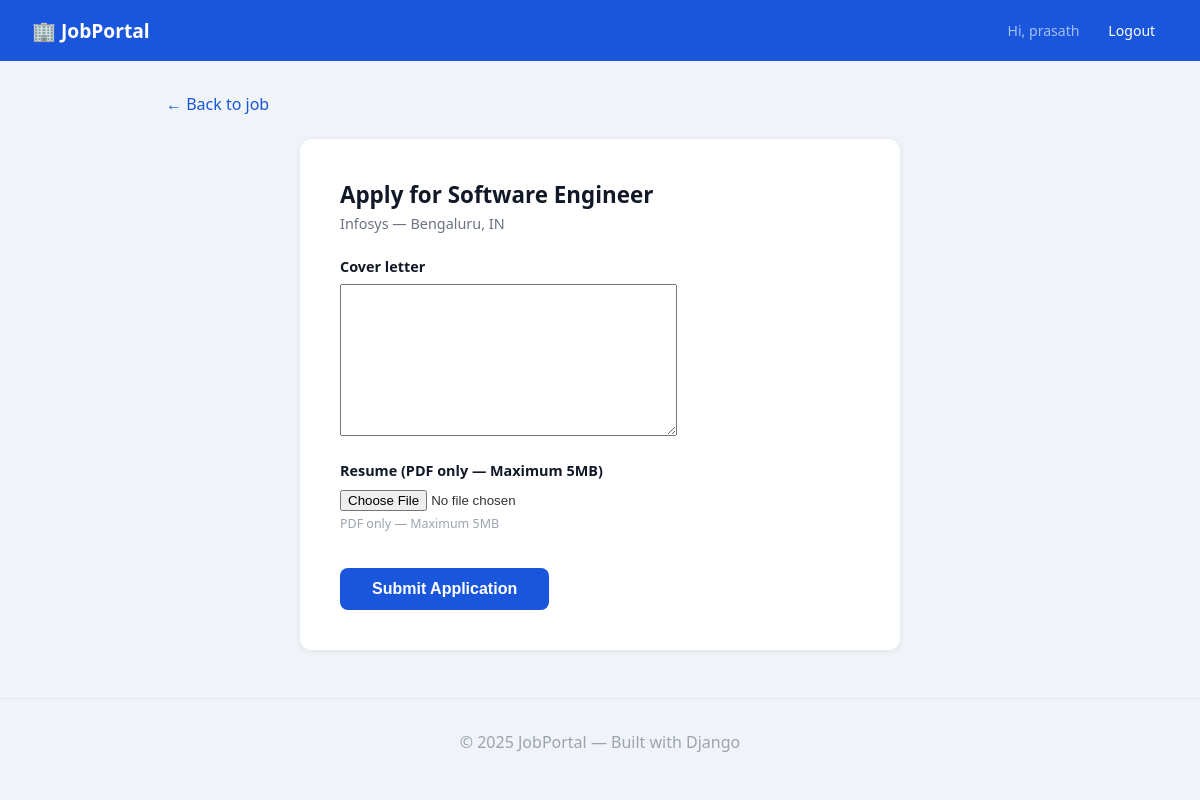
The page /1/apply/ (signed in) on the database its author committed.
### jobs/models.py (models this page shows, shortened)
class Job(models.Model):
    JOB_TYPE_CHOICES = [
        ('full_time',  'Full Time'),
        ('part_time',  'Part Time'),
        ('remote',     'Remote'),
        ('internship', 'Internship'),
    ]
    title           = models.CharField(max_length=200)
    company         = models.CharField(max_length=200)
    location        = models.CharField(max_length=200)
    job_type        = models.CharField(max_length=20, choices=JOB_TYPE_CHOICES, default='full_time')
    description     = models.TextField()
    salary          = models.CharField(max_length=100, blank=True, null=True)
    required_skills = models.CharField(
        max_length=500, blank=True, null=True,
        help_text='Enter comma separated skills e.g. Python, Django, SQL'
    )
    posted_at       = models.DateTimeField(auto_now_add=True)
    class Meta:
        ordering = ['-posted_at']

### jobs/views.py (the view)
# urls.py: path('<int:pk>/apply/', views.apply_job,  name='apply_job'),
@login_required
def apply_job(request, pk):
    job = get_object_or_404(Job, pk=pk)
    if Application.objects.filter(job=job, applicant=request.user).exists():
        messages.warning(request, 'You have already applied for this job.')
        return redirect('jobs:job_detail', pk=pk)
    if request.method == 'POST':
        form = ApplicationForm(request.POST, request.FILES)
        if form.is_valid():
            application           = form.save(commit=False)
            application.job       = job
            application.applicant = request.user
            combined_text = application.cover_letter.lower()
            if 'resume' in request.FILES:
                resume_text = extract_text_from_resume(
                    request.FILES['resume']
                )
                combined_text          += ' ' + resume_text
                application.resume_text = resume_text
            if combined_text.strip():
                score, matched, missing = calculate_match_score(
                    combined_text, job.required_skills
                )
                application.match_score    = score
                application.matched_skills = ', '.join(matched)
                application.missing_skills = ', '.join(missing)
            application.save()
            try:
                send_application_email(application)
            except Exception as e:
                print(f"Email error: {e}")
            messages.success(request, f'Successfully applied for {job.title}!')
            return redirect('jobs:job_detail', pk=pk)
    else:
        form = ApplicationForm()
    return render(request, 'jobs/apply.html', {
        'form': form,
        'job':  job,
    })

### jobs/forms.py (shortened to what this page needs)
class ApplicationForm(forms.ModelForm):
    resume = forms.FileField(
        required=True,
        widget=forms.FileInput(attrs={
            'accept': '.pdf',
        }),
        label='Resume (PDF only — Maximum 5MB)'
    )
    class Meta:
        model = Application
        fields = ['cover_letter', 'resume']

### jobs/templates/jobs/apply.html (shortened to what this page needs)
{% extends "jobs/base.html" %}
{% block content %}
<a href="{% url 'jobs:job_detail' job.pk %}" class="back-link">← Back to job</a>
<div class="apply-card">
    <h2>Apply for {{ job.title }}</h2>
    <p class="sub">{{ job.company }} — {{ job.location }}</p>
    <form method="POST" enctype="multipart/form-data">
        <div class="form-group">
            <label>{{ form.cover_letter.label }}</label>
            {{ form.cover_letter }}
        </div>
        <div class="form-group">
            <label>{{ form.resume.label }}</label>
            {{ form.resume }}
            <p class="file-note">PDF only — Maximum 5MB</p>
        </div>
        <button type="submit" class="submit-btn">Submit Application</button>
    </form>
</div>
{% endblock %}

### jobs/templates/jobs/base.html (shortened to what this page needs)
<!DOCTYPE html>
<html lang="en">
<head>
</head>
<body>
<nav>
    <a href="{% url 'jobs:job_list' %}" class="logo">🏢 JobPortal</a>
    <div class="nav-links">
        {% if user.is_authenticated %}
            <span>Hi, {{ user.username }}</span>
            <a href="{% url 'accounts:logout' %}">Logout</a>
        {% else %}
            <a href="{% url 'accounts:login' %}">Login</a>
            <a href="{% url 'accounts:register' %}" class="register">Register</a>
        {% endif %}
    </div>
</nav>
<div class="container">
    {% block content %}{% endblock %}
</div>
<footer>
    <p>© 2025 JobPortal — Built with Django</p>
</footer>
</body>
</html>

### jobs/templates/jobs/base.html (style rules this page uses)
* { box-sizing: border-box; margin: 0; padding: 0; }
body { font-family: 'Segoe UI', sans-serif; background: #f0f4f8; color: #333; }
nav { background: #1a56db; padding: 1rem 2rem; display: flex; justify-content: space-between; align-items: center; }
nav a.logo { color: white; text-decoration: none; font-weight: bold; font-size: 1.2rem; }
.nav-links { display: flex; gap: 1rem; align-items: center; }
.nav-links a { color: white; text-decoration: none; font-size: 0.88rem; padding: 0.3rem 0.8rem; border-radius: 6px; }
.nav-links span { color: #a3bffa; font-size: 0.88rem; }
.container { max-width: 900px; margin: 2rem auto; padding: 0 1rem; }
footer { text-align: center; padding: 2rem; color: #9ca3af; margin-top: 3rem; border-top: 1px solid #e5e7eb; }

### jobs/templates/jobs/apply.html (style rules this page uses)
.back-link { display: inline-block; margin-bottom: 1.5rem; color: #1a56db; text-decoration: none; font-weight: 500; }
.apply-card { background: white; border-radius: 12px; padding: 2.5rem; max-width: 600px; margin: 0 auto; box-shadow: 0 1px 6px rgba(0,0,0,0.08); }
.apply-card h2 { font-size: 1.4rem; margin-bottom: 0.3rem; color: #111827; }
.apply-card .sub { color: #6b7280; font-size: 0.9rem; margin-bottom: 1.5rem; }
.form-group { margin-bottom: 1.2rem; }
label { display: block; font-weight: 600; margin-bottom: 0.5rem; font-size: 0.9rem; color: #111827; }
.file-note { font-size: 0.78rem; color: #9ca3af; margin-top: 0.3rem; }
.submit-btn { background: #1a56db; color: white; border: none; border-radius: 8px; padding: 0.75rem 2rem; font-size: 1rem; font-weight: 600; cursor: pointer; margin-top: 1rem; }

### rows shown on the page
Job: title "Software Engineer", company "Infosys", location "Bengaluru, IN"

### other values the page prints
{{ user.username }} "prasath"
